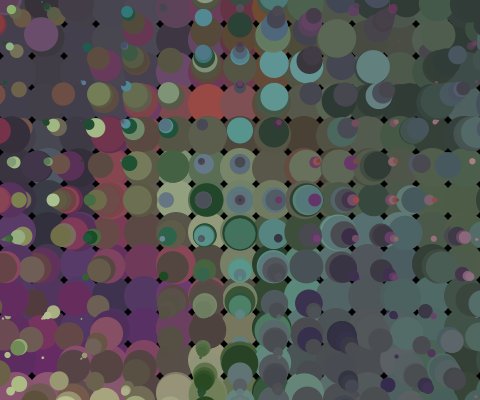
Frame 1 (no input)
Frame 2 (the mouse pressed at the canvas centre, redrawn once): identical to frame 1, image omitted

The Processing sketch that drew this single still picture (run headless with seeded random() and noise(); the mouse was pressed at the canvas centre and the sketch redrawn once):

// Processing sketch: processing_183585
// ── processing_183585.pde

//  Infinite draggable space. Use your mouse to drag the screen.
ThingCollection t;
int margin = 80;
int startDragX;
int startDragY;
int deltaX = 0;
int deltaY = 0;
int totDeltaX = 0;
int totDeltaY = 0;
int CX;
int CY;
 
void setup() {
  size(480, 400);
  noStroke();
  smooth();
  colorMode(HSB, 1);
  t = new ThingCollection();
  CX = width / 2;
  CY = height / 2;
  noLoop();
  draw();
}
void draw() {
  background(0);
  t.draw(deltaX, deltaY);
}
void mousePressed() {
  loop();
  startDragX = mouseX;
  startDragY = mouseY;
}
void mouseDragged() {
  deltaX = mouseX - startDragX;
  deltaY = mouseY - startDragY;
}
void mouseReleased() {
  totDeltaX += deltaX;
  totDeltaY += deltaY;
  t.move(deltaX, deltaY);
  deltaX = 0;
  deltaY = 0;
  noLoop();
}

class ThingCollection {
  Thing[] things;
  int amount;
   
  ThingCollection() {
    int sz = 40;
    int amtX = ((width+margin*2) / sz);
    int amtY = ((height+margin*2) / sz);
    int i = 0;
    float rSz = (width+margin*2) / float(amtX);
    amount = amtX * amtY;
    things = new Thing[amount];
    for(int x=0; x<amtX; x++) {
      for(int y=0; y<amtY; y++) {
        things[i++] = new Thing(x*rSz, y*rSz, rSz);
      }
    }
  }
   
  void draw(int x, int y) {
    for(int i=0; i<amount; i++) {
      float nX = x + things[i].x;
      float nY = y + things[i].y;
       
      things[i].checkLimits(nX, nY);
       
      float a = atan2(nY-CY, nX-CX);
      float d = dist(CX, CY, nX, nY);
         
      things[i].setVector(d*cos(a), d*sin(a));
    }
    for(int n=0; n<10; n++) {
      for(int i=0; i<amount; i++) {
        things[i].draw(n);       
      }
    }   
  }
  void move(int x, int y) {
    for(int i=0; i<amount; i++) {
      things[i].move(x, y);
    }
  }
}


class Thing {
  float x;
  float y;
  float ax;
  float ay;
  float maxSz;
  float[] sizes = new float[int(random(1, 10))];
 
  Thing(float x, float y, float maxSz) {
    this.x = x;
    this.y = y;
    this.maxSz = maxSz;
 
    for(int i=0; i<sizes.length; i++) {
      sizes[i] = random(1);     
    }
    sizes[0] = 1.0;
    sizes = reverse(sort(sizes));
  }
  void setVector(float x, float y) {
    ax = x;
    ay = y;
  }
  void draw(int i) {
    if(i < sizes.length) {
      float d = (1-sizes[i])*0.2+0.8;
      float s = sizes[i] * maxSz;     
 
      float hx = x-totDeltaX;
      float hy = y-totDeltaY;
      float hu = (noise(s/110, hx/666, hy/666) * 4) % 1;
      float sa = noise(hu*4 + hy/668, hx/668) * 1.2 - 0.2;
      float br = noise(hu*7 + hy/670, hx/670);
      fill(color(hu, sa, br));
 
      ellipse(CX+ax*d, CY+ay*d, s, s);
    }
  }
  void checkLimits(float x, float y) {
    if(x > width+margin) {
      this.x -= width+margin*2;
    } else if(x < -margin) {
      this.x += width+margin*2;
    }
    if(y > height+margin) {
      this.y -= height+margin*2;
    } else if(y < -margin) {
      this.y += height+margin*2;
    }
  }
  void move(int x, int y) {
    this.x += x;
    this.y += y;
  }
}
